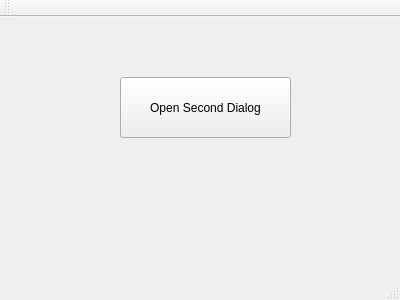
<?xml version="1.0" encoding="UTF-8"?>
<ui version="4.0">
 <class>MainWindow</class>
 <widget class="QMainWindow" name="MainWindow">
  <property name="geometry">
   <rect>
    <x>0</x>
    <y>0</y>
    <width>400</width>
    <height>300</height>
   </rect>
  </property>
  <property name="windowTitle">
   <string>MainWindow</string>
  </property>
  <widget class="QWidget" name="centralWidget">
   <widget class="QPushButton" name="pushButton">
    <property name="geometry">
     <rect>
      <x>120</x>
      <y>60</y>
      <width>171</width>
      <height>61</height>
     </rect>
    </property>
    <property name="text">
     <string>Open Second Dialog</string>
    </property>
   </widget>
  </widget>
  <widget class="QMenuBar" name="menuBar">
   <property name="geometry">
    <rect>
     <x>0</x>
     <y>0</y>
     <width>400</width>
     <height>22</height>
    </rect>
   </property>
  </widget>
  <widget class="QToolBar" name="mainToolBar">
   <attribute name="toolBarArea">
    <enum>TopToolBarArea</enum>
   </attribute>
   <attribute name="toolBarBreak">
    <bool>false</bool>
   </attribute>
  </widget>
  <widget class="QStatusBar" name="statusBar"/>
 </widget>
 <layoutdefault spacing="6" margin="11"/>
 <resources/>
 <connections/>
</ui>
